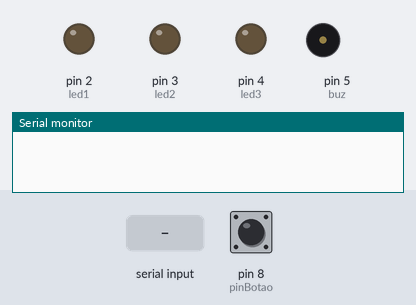
The sketch below on a simulated Arduino Uno, built with avr-gcc and run on an emulated ATmega328P. Parts: output pins drawn as LEDs (lit = HIGH), buzzer (waves = sounding, pin HIGH), the last lines printed to the serial monitor. The test bench sets the inputs (shaded band); at power-on: pin 8 (pinBotao) HIGH.

Above: at 1.2 s.
1.3 s: "LED1:1\n" received over Serial
At 2.5 s:
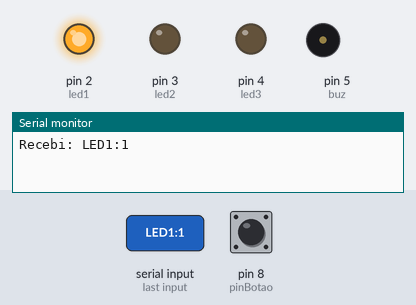
2.8 s: "BUZZER:1\n" received over Serial
At 3.4 s:
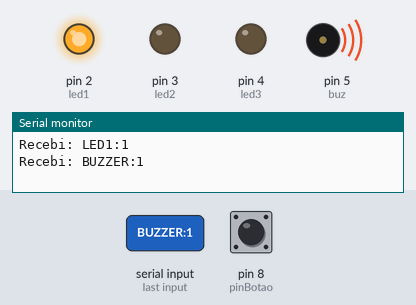
4.3 s: "LED2:1\n" received over Serial
At 5.0 s:
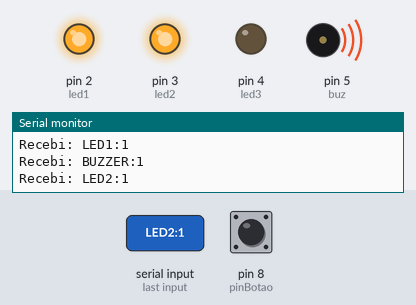
5.8 s: "LED3:1\n" received over Serial
At 6.2 s:
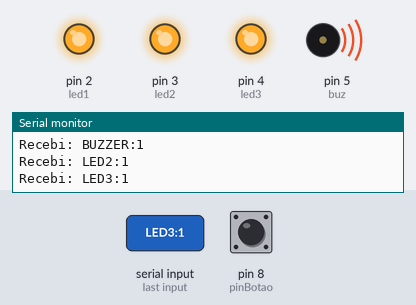
7.3 s: "LED1:0\n" received over Serial
At 8.5 s:
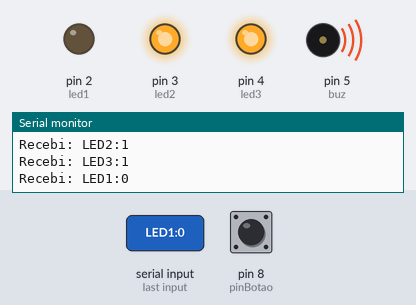
8.8 s: "LED2:0\n" received over Serial
At 9.7 s:
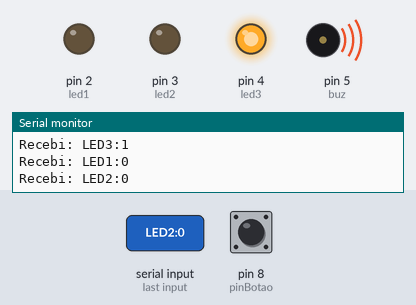
Timing chart, 0 to 11.3 s (numbered marks = the images above; inputs shaded):
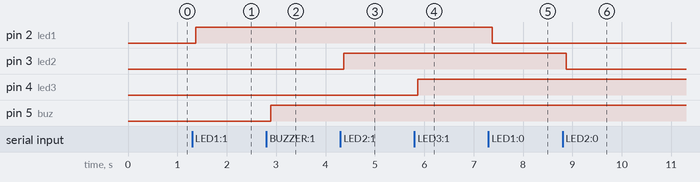

Measured:
- after the input at 1.3 s, pin 2 (led1): LOW → HIGH after 0.07 s
- after the input at 2.8 s, pin 5 (buz): LOW → HIGH after 0.09 s
- after the input at 4.3 s, pin 3 (led2): LOW → HIGH after 0.07 s
- after the input at 5.8 s, pin 4 (led3): LOW → HIGH after 0.07 s
- after the input at 7.3 s, pin 2 (led1): HIGH → LOW after 0.07 s
- after the input at 8.8 s, pin 3 (led2): HIGH → LOW after 0.07 s

The sketch:

Arduino_Code.ino
```cpp
#define led1 2
#define led2 3
#define led3 4
#define buz 5
#define pinBotao 8
unsigned long horaPressionado = 0;
int vezesPressionado = 0;

void setup() {
  pinMode(led1, OUTPUT);
  pinMode(led2, OUTPUT);
  pinMode(led3, OUTPUT);
  pinMode(buz, OUTPUT);
  pinMode(pinBotao, INPUT_PULLUP);
  Serial.begin(9600);
}

bool botaoRet() { //Atribuir a função retenção ao botão do pino 8 - Baseado no código fornecido pelo canal Brincando com Ideias
   #define tempoDebounce 25 //(tempo para eliminar o efeito Bounce EM MILISEGUNDOS)
   bool estadoBotao;
   static bool estadoBotaoAnt = true; //Por padrão inicializar com o valor True para não haver ativação inicial inesperada.
   bool estadoRet = true;
   static unsigned long delayBotao = 0;

   if ((millis() - delayBotao) > tempoDebounce) { //Se o botão for pressionado por um tempo mais alto que 25ms...
       estadoBotao = digitalRead(pinBotao);
       if ( estadoBotao && (estadoBotao != estadoBotaoAnt) ) { //Após soltar o botão...
          estadoRet = false;
       }
       delayBotao = millis();
       estadoBotaoAnt = estadoBotao;
   }
   return estadoRet;
}

String leStringSerial(){
  String conteudo = "";
  char caractere;

  // Enquanto receber algo pela serial
  while(Serial.available() > 0) {
    // Lê byte da serial
    caractere = Serial.read();
    // Ignora caractere de quebra de linha
    if (caractere != '\n'){
      // Concatena valores
      conteudo.concat(caractere);
    }
    // Aguarda buffer serial ler próximo caractere
    delay(10);
  }
  Serial.print("Recebi: ");
  Serial.println(conteudo);

  return conteudo;
}

void loop() {
  if (!botaoRet()) {
    //Incrementa a quantidade de apertos que teve no botão e salva a ultima vez que foi pressionado.
    horaPressionado = millis();
    vezesPressionado += 1;
  }

  if((horaPressionado != 0) && (millis() >= horaPressionado + 750)){
    //Se o botão deixou de ser pressionado por 3/4 de segundo é enviada a mensagem e zera a contagem.
    String texto = "btnPressionado-" + String(vezesPressionado);
    horaPressionado = 0;
    vezesPressionado = 0;
    Serial.println(texto);
  }

  if (Serial.available() > 0){
    // Lê toda string recebida
    String recebido = leStringSerial();

    if(recebido == "LED1:1")
      digitalWrite(led1, 1);

    else if(recebido == "LED2:1")
      digitalWrite(led2, 1);

    else if(recebido == "LED3:1")
      digitalWrite(led3, 1);

    else if(recebido == "LED1:0")
      digitalWrite(led1, 0);

    else if(recebido == "LED2:0")
      digitalWrite(led2, 0);

    else if(recebido == "LED3:0")
      digitalWrite(led3, 0);

    else if(recebido == "BUZZER:1")
      digitalWrite(buz, 1);

    else if(recebido == "BUZZER:0")
      digitalWrite(buz, 0);

    else if(recebido == "ALL:1"){
      digitalWrite(led1, 1);
      digitalWrite(led2, 1);
      digitalWrite(led3, 1);
    }
    else if(recebido == "ALL:0"){
      digitalWrite(led1, 0);
      digitalWrite(led2, 0);
      digitalWrite(led3, 0);
    }
  }
}
```
